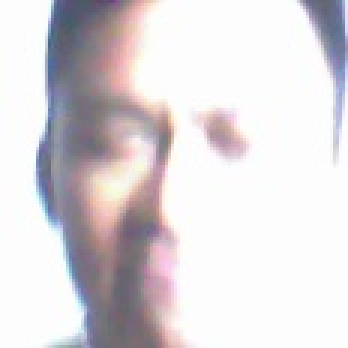
#> input picture data/other/11.jpg, 116 x 116 px (shown 3 times larger); its folder holds 2 pictures in this run
$ python load_face_dataset.py data/other
#> lines starting #> are read from the running program, lines starting #| are printed output that depends on the picture
#encoding=utf-8
__author__ = 'Administrator'

import os
import numpy as np
import sys
import cv2

IMAGE_SIZE = 64
#按照指定图像大小调整尺寸
def resize_image(image, height=IMAGE_SIZE, width=IMAGE_SIZE):
    top, buttom, left, right = (0, 0, 0, 0)
    #获取图像尺寸
    h, w, _ = image.shape

    #对于长宽不相等的图片，找到最长的一边
    longest_edge = max(h, w)

    #计算短边需要增加多上像素宽度使其与长边等长
    if h < longest_edge:
        dh = longest_edge - h
        top = dh // 2
        buttom = dh - top
    elif w < longest_edge:
        dw = longest_edge - w
        left = dw // 2
        right = dw - left
    else:
        pass

    #RGB颜色
    BLACK = [0, 0, 0]

    constant = cv2.copyMakeBorder(image, top, buttom, left, right, cv2.BORDER_CONSTANT, value=BLACK)

    return cv2.resize(constant, (height, width))


#读取训练数据
images = []
labels = []
def read_path(path_name):
    #print(os.listdir(path_name))
#> called with path_name = 'data/other'
    for dir_item in os.listdir(path_name):
        #从初始路径开始叠加，合并成可识别的操作路径
        full_path = os.path.relpath(os.path.join(path_name, dir_item))
        print(full_path)

        if os.path.isdir(full_path):#如果是文件夹，继续递归调用
            read_path(full_path)
        else:
            if dir_item.endswith('.jpg'):

                image = cv2.imread(full_path)
#> image is the input picture: shape (116, 116, 3); mean B, G, R 218.5, 215, 220.1
                if image is None:
                    print("照片为空")
                else:
                    image = resize_image(image, IMAGE_SIZE, IMAGE_SIZE)
#> in resize_image, `return cv2.resize(constant, (height, width))`:
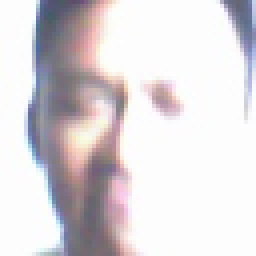
#> returned value: shape (64, 64, 3) (shown 4 times larger); mean of channels 0, 1, 2 218.4, 215, 220; drawn as B, G, R

                #放开这个代码，可以看到resize_image()函数的实际调用效果
                #cv2.imwrite('1.jpg', image)

                images.append(image)
                labels.append(path_name)
#> pass 2 of the loop in read_path, `for dir_item in os.listdir(path_name):`:
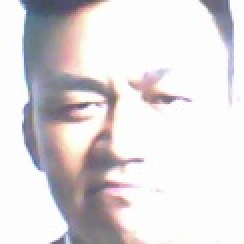
#> input picture data/other/113.jpg, 122 x 122 px (shown 2 times larger)
#> in read_path, image is the input picture: shape (122, 122, 3); mean B, G, R 220.7, 218.6, 222.9
#> in resize_image (call 2), `return cv2.resize(constant, (height, width))`:
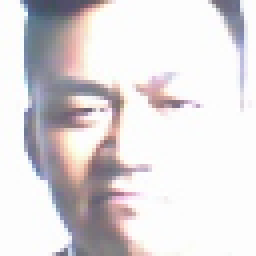
#> returned value: shape (64, 64, 3) (shown 4 times larger); mean of channels 0, 1, 2 220.7, 218.5, 222.9; drawn as B, G, R

    return images, labels

#read_path('./data')

def load_dataset(path_name):
    images, labels = read_path(path_name)
#> images = 2 items; labels = ['data/other', 'data/other']

    #将输入的所有图片变成4维数组，尺寸为[图片数量*IMAGE_SIZE*IMAGE）SIZE*3]
    #我和闺女两个人共2000张图片，IMAGE_SIZE为64，故对我来说尺寸为2000 * 64 * 64 * 3
    #图片是64*64像素，一个像素3RGB
    images = np.array(images)
    print(images.shape)
#| (2, 64, 64, 3)

    #标注数据,'me'文件夹下的都是我的图像，全部指定为0，另外一个文件夹全是其他人,全部为1
    labels = np.array([0 if label.endswith('me') else 1 for label in labels ])
#> labels = [1, 1]

    return images, labels

if __name__ == '__main__':
    if len(sys.argv) != 2:
        print("usage:%s path_name\r\n" % (sys.argv[0]))
    else:
        images, labels = load_dataset(sys.argv[1])
#> labels = [1, 1]
